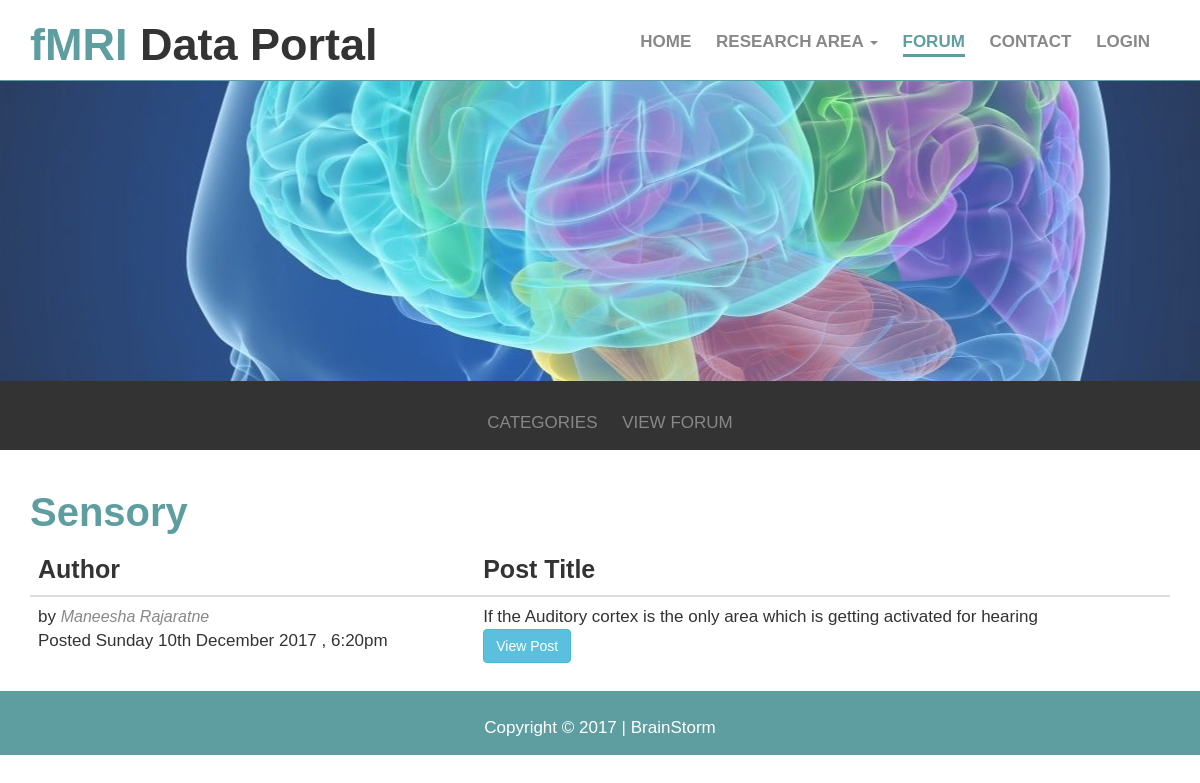
Screenshot of /forum/view_sensory_posts.php with the database file from the repository.
### tables this page shows
CREATE TABLE `discussion` (
  `discussion_id` int(11) NOT NULL,
  `content` longtext NOT NULL,
  `date` datetime DEFAULT NULL,
  `media` binary(1) NOT NULL,
  `user_id` int(11) NOT NULL,
  `section` varchar(25) NOT NULL,
  `topic` varchar(500) NOT NULL
);

CREATE TABLE `users` (
  `user_id` int(11) NOT NULL,
  `fname` varchar(45) NOT NULL,
  `email` varchar(45) NOT NULL,
  `cnfrm_doc` tinyblob NOT NULL,
  `username` varchar(45) NOT NULL,
  `password` varchar(45) NOT NULL,
  `active` int(10) NOT NULL
);

### forum/db_con/view_posts_functions.php (called while the page is built, shortened)
<?php
include('db_con.php');
$sql_sensory="SELECT
                discussion.discussion_id,discussion.section,discussion.topic,discussion.content,discussion.date,users.fname
          FROM
                discussion
          INNER JOIN
                users
          ON
                discussion.user_id=users.user_id
          WHERE
                discussion.section='sensory'
          ORDER BY
                discussion.date DESC
          ";
$results_sensory=$conn->query($sql_sensory);
?>

### forum/view_sensory_posts.php (the view, shortened to what this page needs)
<?php
require_once('./db_con/view_posts_functions.php');
?>
<!DOCTYPE html>
<html lang="en">
<head>
    <link rel="stylesheet" href="../css/bootstrap.min.css">
    <link href="../css/style.css" rel="stylesheet">
    <link href="../css/user-style.css" rel="stylesheet">
    <link rel="stylesheet" href="../css/forum.css">
</head>
<body>
<header id="main-header">
    <div class="container">
        <div class="row ">
            <div class="col-xs-2 col-sm-2 col-md-5 col-lg-5">
                <h1><b><span class="primary-text">fMRI</span> Data Portal</b></h1>
            </div>
            <div class="col-xs-10 col-sm-10 col-md-7 col-lg-7">
                <div class="pull-right">
                    <nav id="navbar">
                        <ul>
                            <li><b><a href="../index.php">Home</a></b></li>
                            <li class="dropdown"><b>
                                    <a href="#" class="dropbtn" id="drop" data-toggle="dropdown" role="button" aria-expanded="false">Research Area <span class="caret"></span></a></b>
                            </li>
                            <li class="current"><b><a href="index.php" target="_blank">Forum</a></b></li>
                            <li><a href="../contact.php"><b>Contact</b></a></li>
			                <?php
			                if(isset($_SESSION['username']) AND !empty($_SESSION['username'])){
				                echo '<li><b><a href="../login/logout.php">Logout</a></b></li>';
			                }
			                else {
				                echo '<li><b><a href="../login/login_signup.php">Login</a></b></li>';
			                }
			                ?>
                        </ul>
                    </nav>
                </div>
            </div>
        </div>
    </div>
</header>
<div id="forum">
</div>
<div class="row" id="sub">
    <div class="text-center">
        <div class="pull-center">
            <nav id="subnav">
                <ul>
                    <li><a href="index.php">Categories</a></li>
                    <li><a href="all_post.php">View Forum</a></li>
                </ul>
            </nav>
        </div>
    </div>
</div>
<div class="container">
    <h2><strong>Sensory</strong></h2>
    <table class="table table-responsive">
        <thead class="thead-light">
        <tr>
            <th scope="col">Author</th>
            <th scope="col">Post Title</th>
        </tr>
        </thead>
        <tbody>
        <?php
        while ($total_posts=$results_sensory->fetch_assoc())
        {
            ?>
            <tr>
                <td class="author-col">
                    <div>by <a class="name"><?= $total_posts['fname'];?></a></div>
                    <div><span class="font-weight-bold">Posted </span><?php $date=date_create($total_posts['date']); echo date_format($date, 'l jS F Y \,\ g:ia ');?></div>
                </td>
                <td class="post-col d-lg-flex justify-content-lg-between">
                    <div><span class="font-weight-bold"></span> <?= $total_posts['topic'];?></div>
                    <form method="post" action="view_individual_post.php">
                        <button type="submit" name="single_discussion"  class="btn btn-info">View Post</button>
                    </form>
                </td>
            </tr>
        <?php }?>
        </tbody>
    </table>
</div>
<footer id="main-footer">
    <div class="container">
        <div class="row text-center">
            <div class="col-xs-12 col-sm-12 col-md-12 col-lg-12">
                <p>Copyright &copy; 2017 | BrainStorm</p>
            </div>
        </div>
    </div>
</footer>
</body>
</html>

### css/style.css (style rules this page uses)
body { font-family: 'Open-sans', sans-serif; font-size: 17px; line-height: 2em; margin: 0; padding:0; }
.container { margin: auto; }
.primary-text { color: cadetblue; }
#main-header { border-bottom: 1px solid cadetblue; background-color: white; width: 100%; }
#main-header h1 { font-size: 45px }
#navbar { text-transform: uppercase; padding-top: 25px; }
#navbar li { display: inline; padding-right: 20px; list-style: none; }
#navbar a { text-decoration: none; color:#888; }
#navbar li.current a, #navbar a:hover { color:cadetblue; border-bottom: 3px solid cadetblue; padding-bottom: 3px; }
#main-footer { background:cadetblue; color: #fff; padding-bottom: 20px; margin-bottom: 0; }
#main-footer p { position: relative; top: 20px; }

### css/forum.css (style rules this page uses)
#forum { background: url("../images/suggestion.jpg")no-repeat center center; height: 300px; opacity: 0.9; }
#sub { background-color: #333333; margin-bottom: 20px; }
#subnav { text-transform: uppercase; padding-top: 25px; }
#subnav li { display: inline; padding-right: 20px; list-style: none; }
#subnav a { text-decoration: none; color:#888; }
.container h2 { color: cadetblue; font-size: 40px; }
.container .thead-light th { font-family: 'Open-sans', sans-serif; font-size: 25px; }
.container tbody td .name { font-size: 16px; color: #888888; font-style: italic; }

### rows the page displays
discussion: user.fname "Maneesha Rajaratne", date "Sunday 10th December 2017 , 6:20pm", topic "If the Auditory cortex is the only area which is getting activated for hearing"
